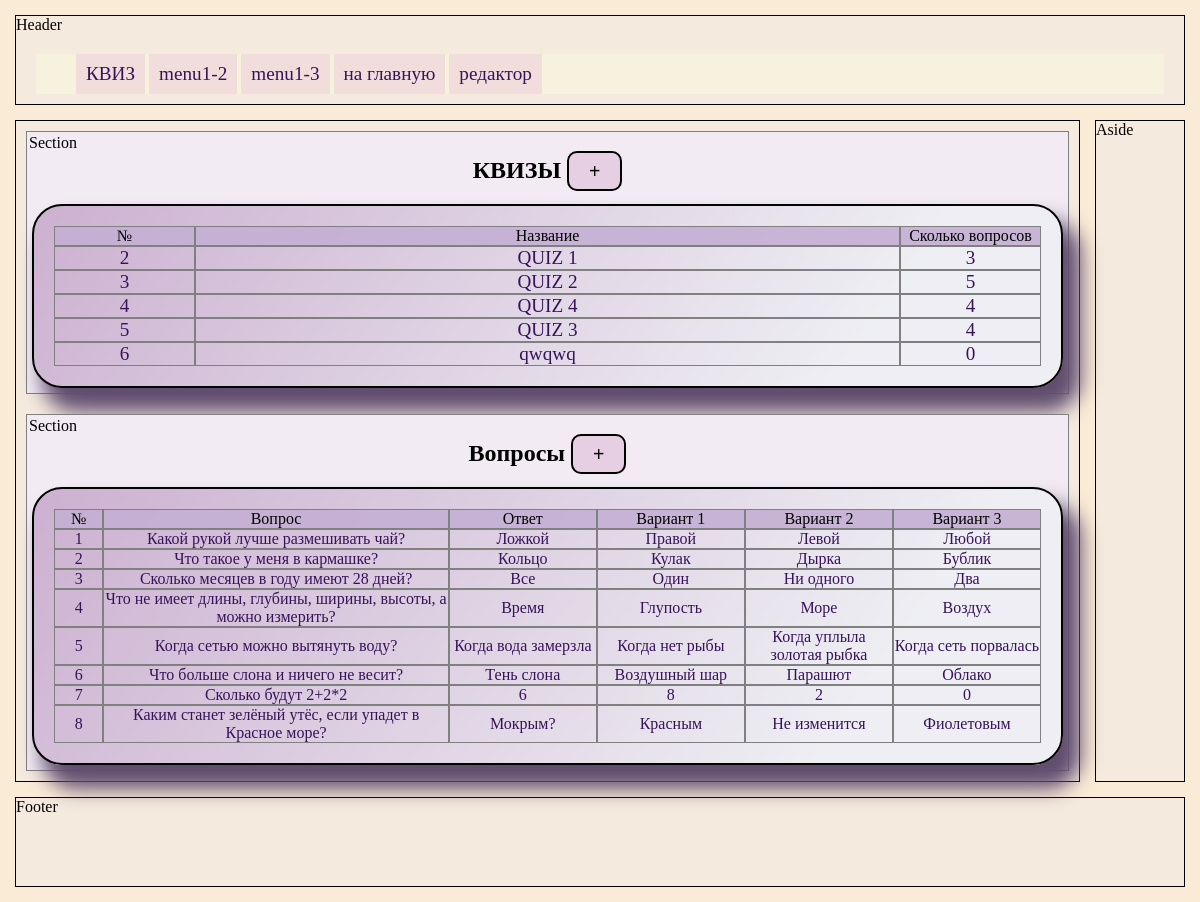
The page /quizes_view/ on the database its author committed.
### models.py (models this page shows, shortened)
class Quiz(db.Model):
    id = db.Column(db.Integer, primary_key = True)
    name = db.Column(db.String(100))
    user_id = db.Column(db.Integer, db.ForeignKey('user.id'))

class Question(db.Model):
    id = db.Column(db.Integer, primary_key = True)
    question = db.Column(db.String(250), nullable=False)
    answer = db.Column(db.String(100), nullable=False)
    wrong1 = db.Column(db.String(100), nullable=False)
    wrong2 = db.Column(db.String(100), nullable=False)
    wrong3 = db.Column(db.String(100), nullable=False)
    quiz = db.relationship(
                'Quiz',
                secondary=quiz_question, backref = 'question')

### main.py (the view, shortened to what this page needs)
@app.route('/quizes_view/', methods = ['POST', 'GET'])
def view_quiz_edit():
    quizes = Quiz.query.all()
    questions = Question.query.all()
    return render_template('quizes_view.html',
                           html_config = html_config,
                           quizes = quizes,
                           questions = questions,
                           len = len)

### templates/quizes_view.html (shortened to what this page needs)
{% extends "base.html" %}
{% block main_menu %}
    {{ super() }}
    {% include 'quiz_menu.html' %}
{% endblock %}
{% block content1_head %}
    <h2>КВИЗЫ <a class="button" href="#modal1">+</a></h2>
{% endblock %}
{% block content1 %}
    <div class="quizes quiz_form">
        <div class="quiz-row quiz-hrow">
            <div class="quiz-col">№</div>
            <div class="quiz-col">Название</div>
            <div class="quiz-col">Сколько вопросов</div>
        </div>
        {% for q in quizes %}
        <a href="/quiz_edit/{{q.id}}">
            <div class="quiz-row">
                <div class="quiz-col">{{ loop.index+1 }}</div>
                <div class="quiz-col">{{ q.name }}</div>
                <div class="quiz-col">{{ len(q.question) }}</div>
            </div>
        </a>
        {% endfor %}
    </div>
{% endblock %}
{% block content2_head %}
    <h2>Вопросы  <a class="button" href="#modal2">+</a></h2>
{% endblock %}
{% block content2 %}
<div class="questions quiz_form">
    {% include 'form_questions_tab.html' %}
</div>
{% endblock %}

### templates/base.html (shortened to what this page needs)
<!DOCTYPE html>
<html lang="en">
<head>
    <link rel="stylesheet" href="{{ url_for('static', filename='main.css') }}">
    <link rel="stylesheet" href="{{ url_for('static', filename='quiz.css') }}">
</head>
<body>
    <header >Header
        <nav>
            <ul class="main-menu">
                {% block main_menu %}
                <li><a href="/quiz/">КВИЗ</a></li>
                <li><a href="">menu1-2</a></li>
                <li><a href="">menu1-3</a></li>
                {% endblock %}
            </ul>
        </nav>
    </header>
    <main>
        <section class="info">
            <p class="base-info">Section</p>
            {% block content1_head %}{% endblock %}
            {% block content1 %}{% endblock %}
        </section>
        <section class="content">
            <p class="base-info">Section</p>
            {% block content2_head %}
            {% endblock %}
            {% block content2 %}{% endblock %}
    </section>
    </main>
    <aside>Aside</aside>
    <footer>Footer</footer>
</body>
</html>

### templates/quiz_menu.html
{% block main_menu %}
    <li> <a href="/"> на главную </a></li>
    {% if html_config['admin'] %}
    <li> <a href="/quizes_view/"> редактор </a></li>
    {% endif %}
{% endblock %}

### templates/form_questions_tab.html (shortened to what this page needs)
<div class="question-row question-hrow">
    <div class="quiz-col">№</div>
    <div class="quiz-col">Вопрос</div>
    <div class="quiz-col">Ответ</div>
    <div class="quiz-col">Вариант 1</div>
    <div class="quiz-col">Вариант 2</div>
    <div class="quiz-col">Вариант 3</div>
</div>
{% for q in questions %}
<a href="/question_edit/{{q.id}}">
    <div class="question-row">
        <div class="quiz-col">
            {{ loop.index }}
        </div>
        <div class="quiz-col">{{ q.question }}</div>
        <div class="quiz-col">{{ q.answer }}</div>
        <div class="quiz-col">{{ q.wrong1 }}</div>
        <div class="quiz-col">{{ q.wrong2 }}</div>
        <div class="quiz-col">{{ q.wrong3 }}</div>
    </div>
</a>
{% endfor %}

### static/main.css (style rules this page uses)
* { box-sizing: border-box; }
body { min-height: 100vh; margin: auto; padding: 10px; background-color: antiquewhite; width: 100vw; max-width: 1200px; display: grid; grid-template-columns: 1fr 100px; grid-template-rows: 100px 1fr 100px; gap: 5px; }
a { text-decoration: none; color: rgb(55, 19, 89); font-size: 1.2rem; }
.main-menu > li { display: inline-block; padding: 9px 10px; background-color:#e4b0db54; transition: 500ms; }
header, footer { grid-column: 1/3; }
main { grid-column: 1/2; display: grid; }
aside { grid-row: 2/3; grid-column: 2/3; }
header, main, aside, footer { background-color: rgb(245, 234, 222); border: 1px solid; margin: 5px; transition: all 100ms linear; }
section { position: relative; margin: 10px; padding: 5px; border: 1px solid gray; background-color: rgb(242, 235, 243); display: grid; justify-items: center; align-content: center; }
.main-menu { margin: 20px; background-color: rgb(247, 242, 221); }
h2 { text-align: center; }
.base-info { position: absolute; left: 0; top: 0; margin: 2px; }

### static/quiz.css (style rules this page uses)
.quiz_form { display: block; background: linear-gradient(153deg, #e9f2f375 20%, #7531807a); border-radius: 30px; border: 2px solid; box-shadow: 14px 20px 20px 4px #614d6f; text-align: center; min-width: 500px; max-width: 100%; background: linear-gradient(305deg, #e9f2f375 20%, #a371ab7a); padding: 20px; }
.button { font-size: 20px; border-radius: 10px; padding: 10px 15px 10px 15px; background-color: #c785b747; transition: all 450ms ease-out; }
.button { margin-top: 20px; font-size: 20px; border-radius: 10px; padding: 2px 15px 2px 15px; background-color: #c785b747; transition: all 250ms ease-out; text-decoration: none; border: 2px solid black; padding: 7px 20px 7px 20px; color:black; }
.quizes, .questions { display: grid; grid-template-rows: 1fr; width: 100%; }
.quiz-row { display: grid; grid-template-columns: 1fr 5fr 1fr; transition: all 200ms; }
.question-row { display: grid; grid-template-columns: 5% 35% repeat(4, 15%); transition: all 200ms; }
.quiz-col { display: grid; border:1px solid gray; align-items: center; overflow: hidden; }
.question-hrow, .quiz-hrow { background-color: #c5b0d4eb; }
.questions a { font-size: 16px; }

### rows shown on the page
Quiz: name "QUIZ 1", question "3"
Quiz: name "QUIZ 2", question "5"
Quiz: name "QUIZ 4", question "4"
Quiz: name "QUIZ 3", id "4"
Quiz: name "qwqwq", question "0"
Question: question "Какой рукой лучше размешивать чай?", answer "Ложкой", wrong1 "Правой", wrong2 "Левой", wrong3 "Любой"
Question: question "Что такое у меня в кармашке?", answer "Кольцо", wrong1 "Кулак", wrong2 "Дырка", wrong3 "Бублик"
Question: question "Сколько месяцев в году имеют 28 дней?", answer "Все", wrong1 "Один", wrong2 "Ни одного", wrong3 "Два"
Question: question "Что не имеет длины, глубины, ширины, высоты, а можно измерить?", answer "Время", wrong1 "Глупость", wrong2 "Море", wrong3 "Воздух"
Question: question "Когда сетью можно вытянуть воду?", answer "Когда вода замерзла", wrong1 "Когда нет рыбы", wrong2 "Когда уплыла золотая рыбка", wrong3 "Когда сеть порвалась"
Question: question "Что больше слона и ничего не весит?", answer "Тень слона", wrong1 "Воздушный шар", wrong2 "Парашют", wrong3 "Облако"
Question: question "Сколько будут 2+2*2", answer "6", wrong1 "8", wrong2 "2", wrong3 "0"
Question: question "Каким станет зелёный утёс, если упадет в Красное море?", answer "Мокрым?", wrong1 "Красным", wrong2 "Не изменится", wrong3 "Фиолетовым"
